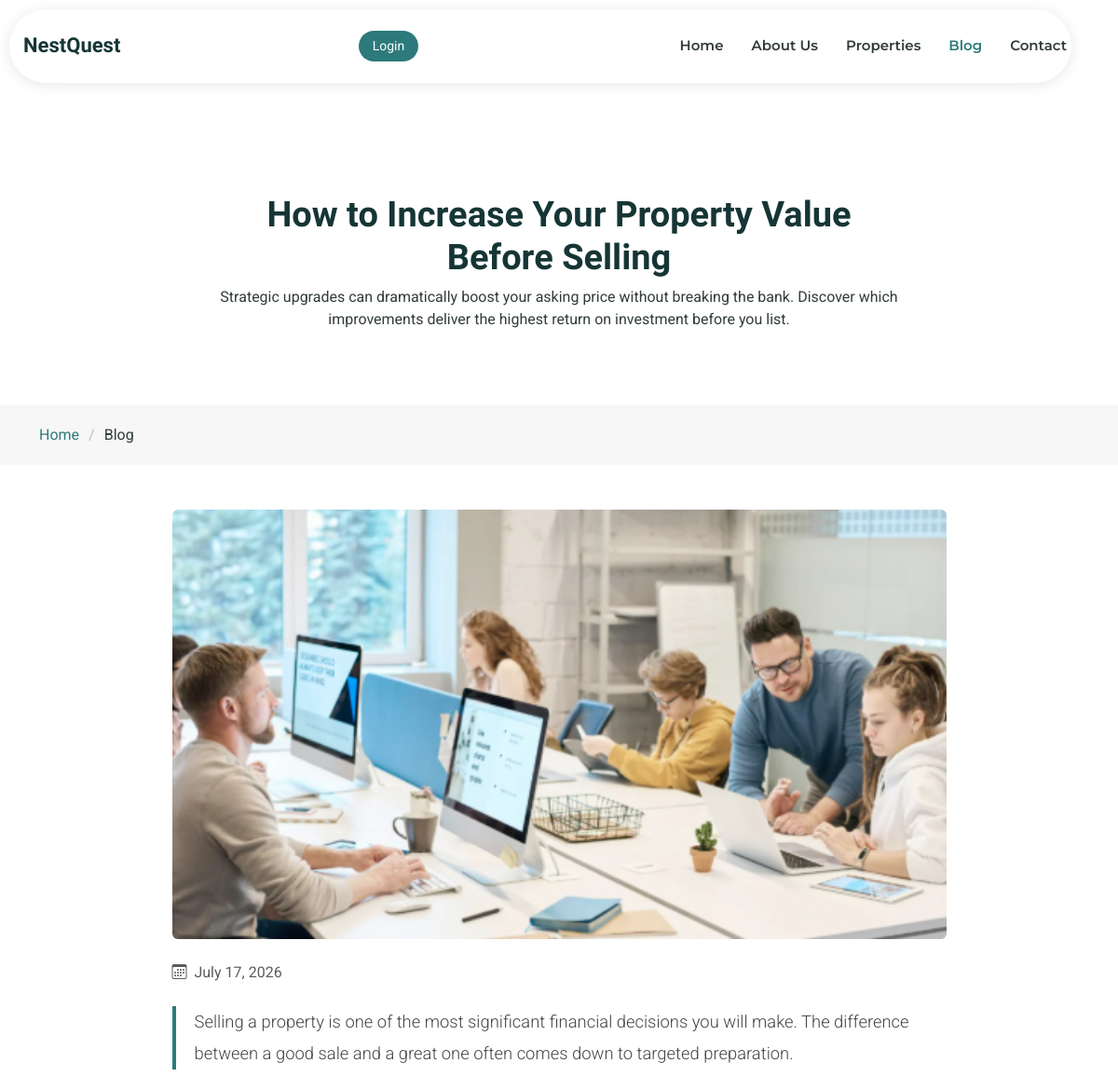
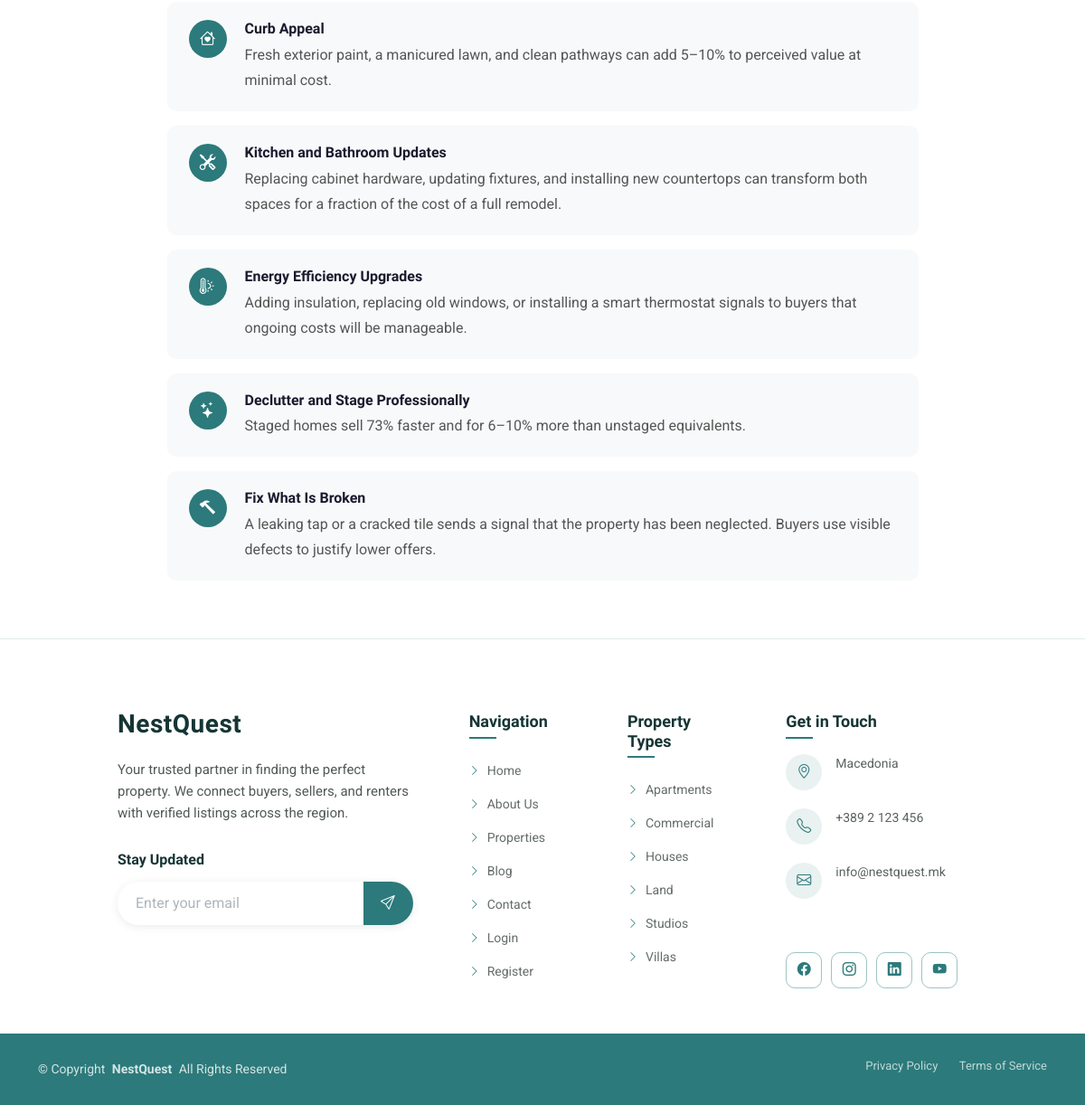
Page /blog/how-to-increase-your-property-value-before-selling/ on the committed database (2 pictures, top to bottom).
### core/models.py (models this page shows, shortened)
class BlogPost(models.Model):
    title = models.CharField(max_length=200)
    slug = models.SlugField(max_length=220, unique=True, blank=True)
    excerpt = models.TextField(help_text="Short description shown on the home page card")
    content = models.TextField(help_text="Full article content (HTML allowed)")
    image = models.ImageField(upload_to="blog/")
    date = models.DateField()
    is_published = models.BooleanField(default=True)
    class Meta:
        ordering = ["-date"]

### core/views.py (the view)
# urls.py: path("blog/<slug:slug>/", blog_detail, name="blog_detail"),
def blog_detail(request, slug):
    post = get_object_or_404(BlogPost, slug=slug, is_published=True)
    return render(request, "blog/detail.html", {"post": post})

### core/templatetags/blog_extras.py (called while the page is built)
def _pick_icon(title, index):
    title_lower = title.lower()
    for keyword, icon in SECTION_ICONS.items():
        if keyword in title_lower:
            return icon
    return DEFAULT_ICONS[index % len(DEFAULT_ICONS)]

### templates/blog/detail.html (shortened to what this page needs)
{% extends "base.html" %}
{% block body_class %}inner-page{% endblock %}
{% load static blog_extras %}
{% block content %}
<div class="page-title">
    <div class="heading">
        <div class="container">
            <div class="row d-flex justify-content-center text-center">
                <div class="col-lg-8">
                    <h1 class="heading-title">{{ post.title }}</h1>
                    <p class="mb-0">{{ post.excerpt }}</p>
                </div>
            </div>
        </div>
    </div>
    <nav class="breadcrumbs">
        <div class="container">
            <ol>
                <li><a href="{% url 'home' %}">Home</a></li>
                <li class="current">Blog</li>
            </ol>
        </div>
    </nav>
</div>
<div class="container my-5">
    <div class="row justify-content-center">
        <div class="col-lg-9">
            <img src="{{ post.image.url }}" class="img-fluid rounded mb-4 w-100" alt="{{ post.title }}" style="max-height: 500px; object-fit: cover;">
            <p class="text-muted mb-4">
                <i class="bi bi-calendar3 me-1"></i> {{ post.date|date:"F j, Y" }}
            </p>
            <div class="blog-content">
                {{ post.content|format_blog }}
            </div>
        </div>
    </div>
</div>
{% endblock %}

### templates/blog/detail.html (style rules this page uses)
.blog-content .lead { font-size: 1.15rem; line-height: 1.85; color: #444; border-left: 4px solid var(--accent-color, #2d6a4f); padding-left: 1.25rem; margin-bottom: 2rem; }
.blog-section { display: flex; gap: 1.25rem; align-items: flex-start; background: #f8f9fa; border-radius: 10px; padding: 1.25rem 1.5rem; margin-bottom: 1rem; transition: box-shadow 0.2s; }
.blog-section-icon { flex-shrink: 0; width: 42px; height: 42px; background: var(--accent-color, #2d6a4f); border-radius: 50%; display: flex; align-items: center; justify-content: center; }
.blog-section-icon i { color: #fff; font-size: 1.1rem; }
.blog-section h5 { font-size: 1rem; font-weight: 700; margin-bottom: 0.35rem; color: #1a1a2e; }
.blog-section p { margin: 0; color: #555; line-height: 1.75; }

### rows in the picture
BlogPost: title "How to Increase Your Property Value Before Selling", excerpt "Strategic upgrades can dramatically boost your asking price without breaking the bank. Discover which improvements deliver the highest return on investment before you list.", image (picture), date "July 17, 2026", content "Selling a property is one of the most significant financial decisions you will make. The difference between a good sale and a great one often comes down to targeted preparation. Curb Appeal Fresh exterior paint, a manicured lawn, and clean pathways can add 5–10% to perceived value at minimal cost. Kitchen and Bathroom Updates Replacing cabinet hardware, updating fixtures, and installing new countertops can transform both spaces for a fraction of the cost of a full remodel. Energy Efficiency Upgrades Adding insulation, replacing old windows, or installing a smart thermostat signals to buyers that ongoing costs will be manageable. Declutter and Stage Professionally Staged homes sell 73%…"
